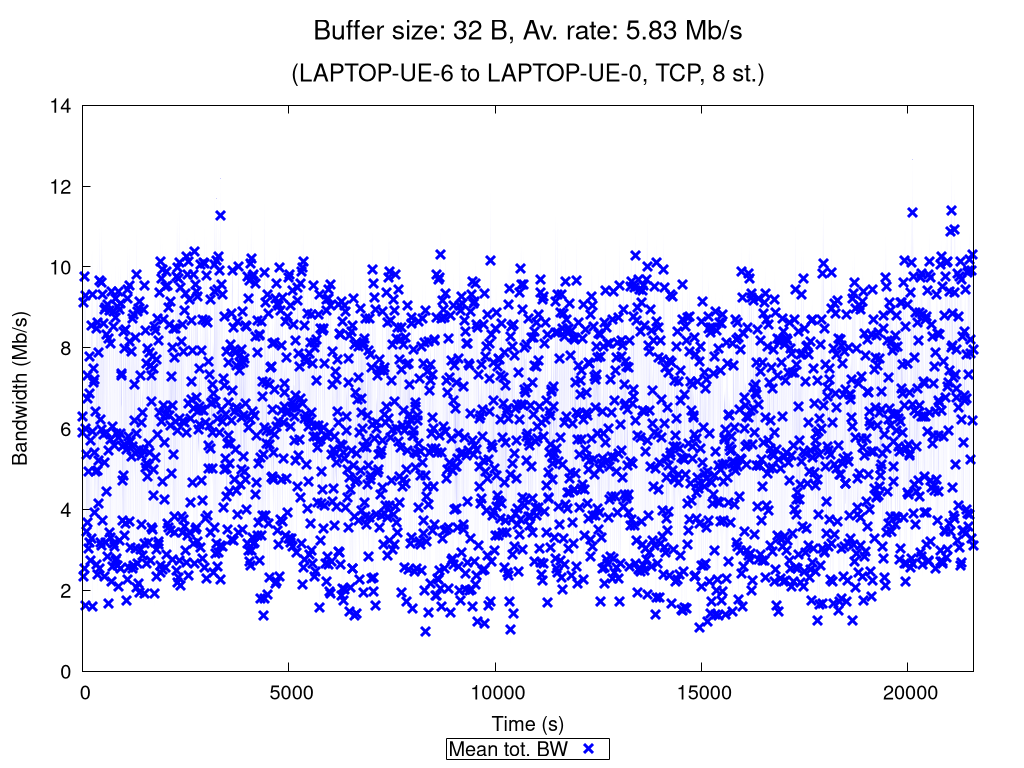

The gnuplot source for this figure:
set terminal pngcairo nocrop enhanced size 1024,768 font "Verdana,15"
set output "TCP_8_st_2020_10_29_09-52-50_two2one_00032B.png"

set title "{/=20 Buffer size: 32 B, Av. rate: 5.83 Mb/s}\n\n{/=18 (LAPTOP-UE-6 to LAPTOP-UE-0, TCP, 8 st.)}"

set xlabel "Time (s)"
set ylabel "Bandwidth (Mb/s)"
set ytics nomirror
set key bmargin center horizontal box samplen 1 width -1
set bmargin 4.6
set rmargin 4.5

rf = 1000000.0  # rate factor
set style fill transparent solid 0.2 noborder
set autoscale xfix
plot "TCP_8_st_2020_10_29_09-52-50_two2one_00032B_iperf_processed.dat" using 1:($2/rf-$3/rf):($2/rf+$3/rf) with filledcurves lc rgb "blue" notitle, \
     "" using 1:($2/rf) with points pt 2 ps 1.5 lw 3 lc rgb "blue" title "Mean tot. BW", \
